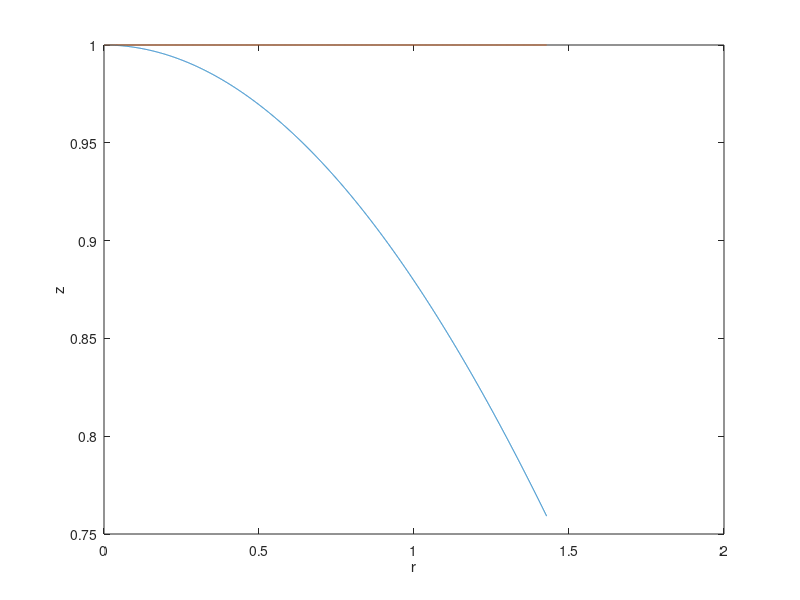

The MATLAB source for this figure: (Note: this script raises an error after producing the figure.)
% The shape of a pendant drop/bubble is governed by:
% B z + z" / (1 + z'^2)^3/2 + ax * z' r^-1 / (1 + z'^2)^1/2 = 0
% see also: "https://link.springer.com/book/10.1007%2F978-1-4613-8584-4"
ax=1;
N=5001; % points

rho=1;
g=9.81;
sig=20;
Lc = sqrt(sig / (rho*g));

%%% primitive method %%%
R = Lc; % tip radius
B = Lc^(-2)
t = linspace (0, R, N); % radius
z = ones(N,2); dzdr = zeros(N,2);
y = z(1) * ones(2,1); % y(1) = z; y(2) = z'
dt = t(2) - t(1)
for i=1:N-1
 if (i==1)
  y(2) = -dt * 1 / R;
 else
  dydt1 = y(2);
  dydt2 = -ax * (1 + y(2).^2) .* y(2) ./ t(i) - B * y(1) .* (1 + y(2).^2)^(3/2);
  y(1) += dt * dydt1;
  y(2) += dt * dydt2;
 end
 z(i+1) = y(1);
 dzdr(i+1) = y(2);
end
%%%%%%%%%%%%%%%%%%%%%%%%

plot( t, z );hold on; xlabel('r'); ylabel('z')
if (ax == 0)
% comparing with analytical solution for 2d:
 drdz = tan( asin(B*t.*t/2 - 1));
 figure(2)
 plot( t, dzdr, t, 1./drdz, 'g' )
 legend('numerical','analytical')
else
% comparing with xzt formulation:
 x0 = 0;
 z0 = z(1) / Lc;
 s = t / Lc;
 a = lsode( "dxztds", [x0 z0 0], s);
 plot( Lc*a(:,1), Lc*a(:,2),'r' )
 legend('primitive','advanced')
end
%plot(t, sqrt(R*R - t.*t), 'bk') % circle
